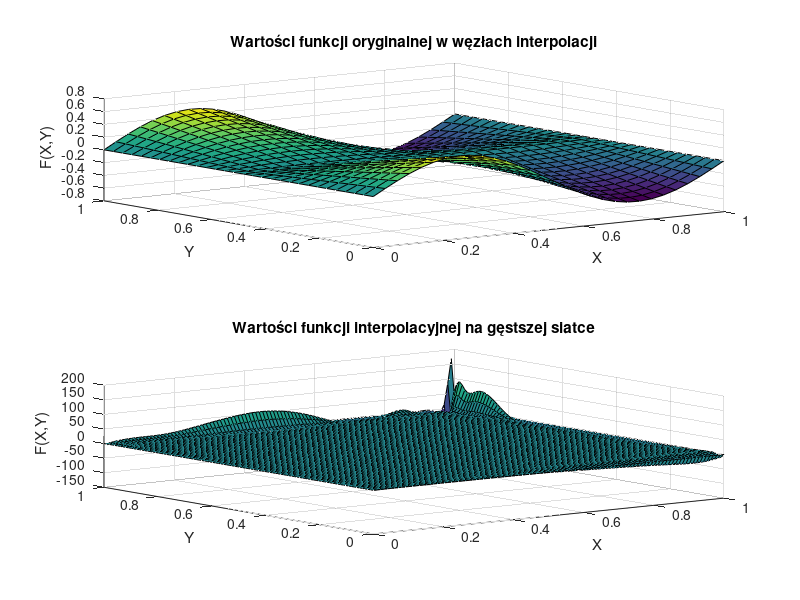

Write the MATLAB code that produced this figure.
function [M,N,P,R,x_coarse,y_coarse,F_coarse,x_fine,y_fine,F_fine] = zadanie5()
    P = 100; % liczba unikalnych współrzędnych x punktów dla których będzie obliczana interpolacja
	R = 100; % liczba unikalnych współrzędnych y punktów dla których będzie obliczana interpolacja
	M = 30; % liczba węzłów interpolacji wzdłuż osi X (stopień wielomianu zmiennej x: M-1)
	N = 30; % liczba węzłów interpolacji wzdłuż osi Y (stopień wielomianu zmiennej y: N-1)
	
	% Generowanie węzłów interpolacji na płaszczyźnie
	x_coarse = linspace(0, 1, M);
	y_coarse = linspace(0, 1, N);
	[X_coarse, Y_coarse] = meshgrid(x_coarse, y_coarse);
	
	% Wyznaczenie wartości funkcji oryginalnej w węzłach
	F_coarse = sin(X_coarse*2*pi) .* abs(Y_coarse-0.5);
	
	MN = M*N;
	xvec_coarse = reshape(X_coarse, MN, 1);
	yvec_coarse = reshape(Y_coarse, MN, 1);
	fvec_coarse = reshape(F_coarse, MN, 1);
	
	% Macierz Vandermonde'a dla interpolacji 2d
	V = zeros(M*N, M*N);
	for i = 0:(M-1)
		for j = 0:(N-1)
			V(:, i*N + j + 1) = xvec_coarse.^i .* yvec_coarse.^j;
		end
	end
	
	% Współczynniki wielomianu interpolacyjnego
	coeffs = V \ fvec_coarse;
	
	% Obliczanie wartości funkcji interpolującej na gęstszej siatce
	x_fine = linspace(0, 1, P);
	y_fine = linspace(0, 1, R);
	[X_fine, Y_fine] = meshgrid(x_fine, y_fine);
	
	F_fine = zeros(size(X_fine));
	% zadanie B: zdefiniuj obliczenia wartości wielomianu interpolującego. Rezultat obliczeń zapisz w zmiennej F_fine.
	for i = 0:(M-1)
		for j = 0:(N-1)
			F_fine = F_fine + coeffs(i*N + j + 1) * X_fine.^i .* Y_fine.^j;
		end
	end

    subplot(2,1,1);
    surf(X_coarse, Y_coarse, F_coarse);
    title('Wartości funkcji oryginalnej w węzłach interpolacji');
    xlabel('X');
    ylabel('Y');
    zlabel('F(X,Y)');

    subplot(2,1,2);
    surf(X_fine, Y_fine, F_fine);
    title('Wartości funkcji interpolacyjnej na gęstszej siatce');
    xlabel('X');
    ylabel('Y');
    zlabel('F(X,Y)');
	saveas(gcf, 'zadanie5.png');
 

end